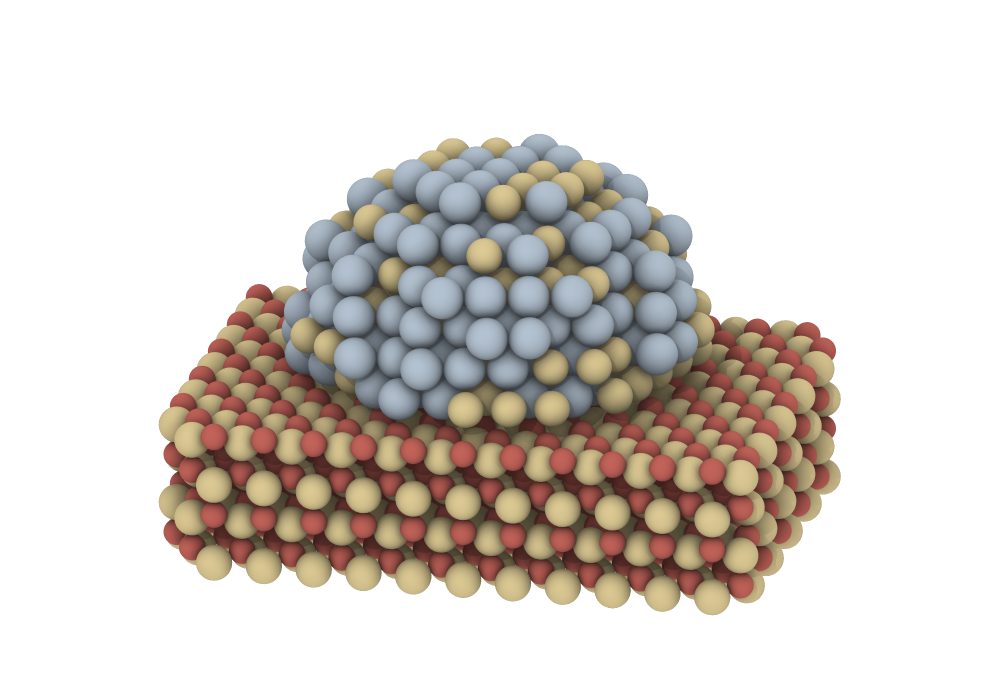
#> input picture examples/supported-nanoparticles/renders/PdZn-ZnO.png, 2000 x 1375 px (shown at 1/2 size); its folder holds 2 pictures in this run
$ python make_preview.py
#> lines starting #> are read from the running program, lines starting #| are printed output that depends on the picture
"""Compose the two existing renders at a shared scale; do not rerender or alter atoms."""
from pathlib import Path
from PIL import Image,ImageDraw,ImageFont
import matplotlib.font_manager as fm
ROOT=Path(__file__).resolve().parents[1]
ims=[Image.open(ROOT/'renders'/f'{n}-ZnO.png').convert('RGBA') for n in ['PdZn','PdCu']]
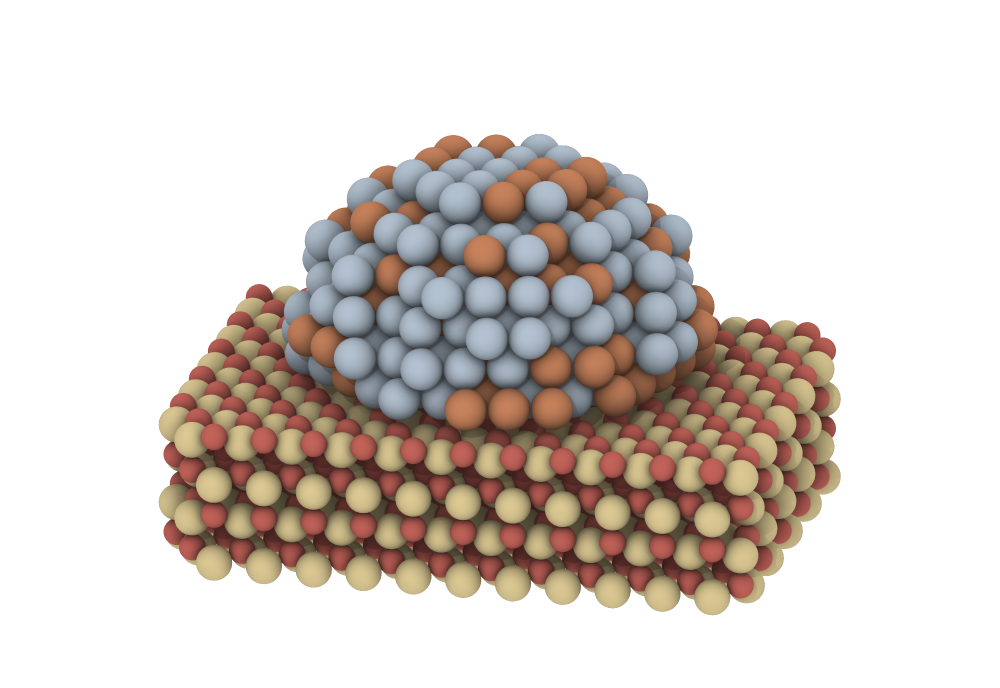
#> input picture examples/supported-nanoparticles/renders/PdCu-ZnO.png, 2000 x 1375 px (shown at 1/2 size)
#> ims = 2 items
boxes=[im.getchannel('A').getbbox() for im in ims]
#> boxes = [(317, 267, 1682, 1231), (317, 267, 1682, 1231)]
bbox=(max(0,min(b[0] for b in boxes)-48),max(0,min(b[1] for b in boxes)-48),min(ims[0].width,max(b[2] for b in boxes)+48),min(ims[0].height,max(b[3] for b in boxes)+48))
#> bbox = (269, 219, 1730, 1279)
width=780;scale=width/(bbox[2]-bbox[0]);height=round((bbox[3]-bbox[1])*scale)
#> after `scale = width / (bbox[2] - bbox[0])`: scale = 0.534
#> after `height = round((bbox[3] - bbox[1]) * scale)`: height = 566
canvas=Image.new('RGBA',(1800,1000),(249,250,250,255));d=ImageDraw.Draw(canvas)
def font(size,bold=False):return ImageFont.truetype(fm.findfont(fm.FontProperties(family='DejaVu Sans',weight='bold' if bold else 'normal')),size)
ink='#253845';muted='#62727A'
d.text((80,56),'Supported nanoparticle models',font=font(43,True),fill=ink)
d.text((80,116),'Idealized, unrelaxed structures · ASE construction · OVITO / Tachyon rendering',font=font(23),fill=muted)
for i,(im,title) in enumerate(zip(ims,['Pd–Zn particle on ZnO','Pd–Cu particle on ZnO'])):
 x=80+i*860;d.text((x,184),title,font=font(29,True),fill=ink)
 picture=im.crop(bbox).resize((width,height),Image.Resampling.LANCZOS)
 canvas.alpha_composite(picture,(x,240))
#> this loop made 2 passes
#> (title, x) on passes 1 to 2: ('Pd–Zn particle on ZnO', 80), ('Pd–Cu particle on ZnO', 940)
#> pass 1, `picture=im.crop(bbox).resize((width,height),Image.Resampling.LANCZOS)`:
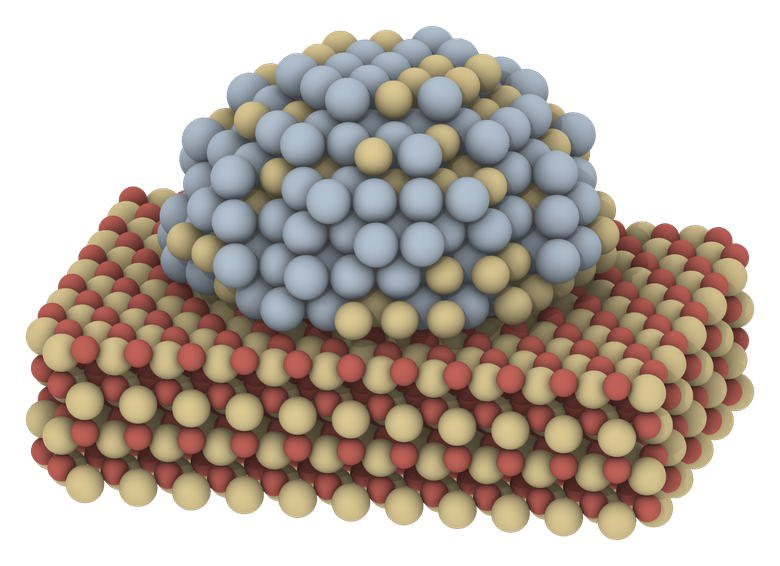
#> picture: PIL image 780x566 RGBA; mean R, G, B, A 88.8, 77.2, 67.3, 154.3; transparent parts drawn white
#> pass 2, `picture=im.crop(bbox).resize((width,height),Image.Resampling.LANCZOS)`:
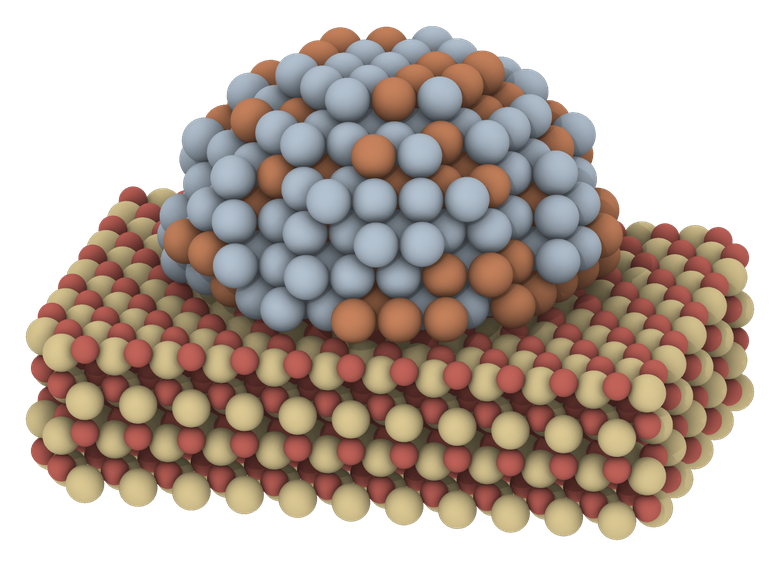
#> picture: PIL image 780x566 RGBA; mean R, G, B, A 88.8, 74.1, 64.4, 154.8; transparent parts drawn white
#> after the loop:
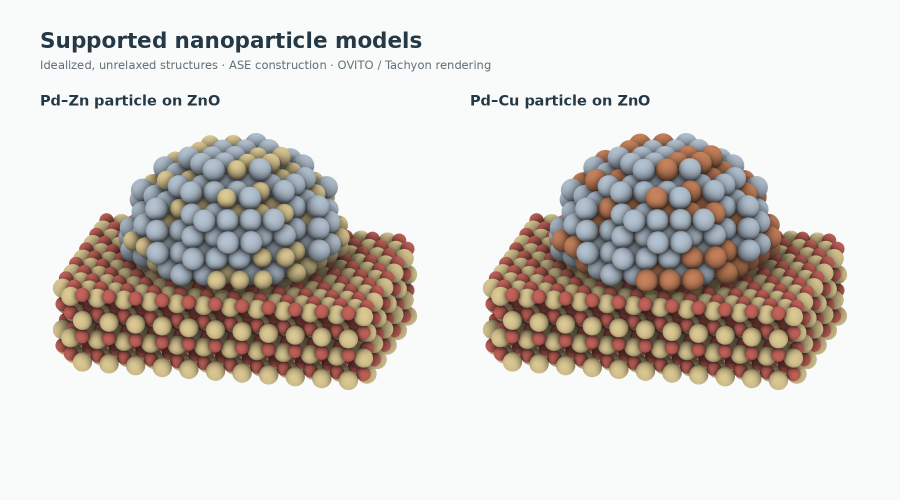
#> canvas: PIL image 1800x1000 RGBA (shown at 1/2 size); mean R, G, B, A 215.6, 210.1, 205.6, 255
d=ImageDraw.Draw(canvas)
legend_y=886
for x,(sym,color) in zip([570,750,930,1110],[('Pd','#AAB8C6'),('Zn','#D1BF8C'),('Cu','#BD7C58'),('O','#B85E55')]):
 d.ellipse((x,legend_y-8,x+24,legend_y+16),fill=color)
 d.text((x+35,legend_y-12),sym,font=font(24),fill=ink)
d.text((80,949),'Same coordinates and substitution sites. Constructed illustrations, not paper coordinates.',font=font(22),fill=muted)
canvas.convert('RGB').save(ROOT/'nanoparticles-preview.png')
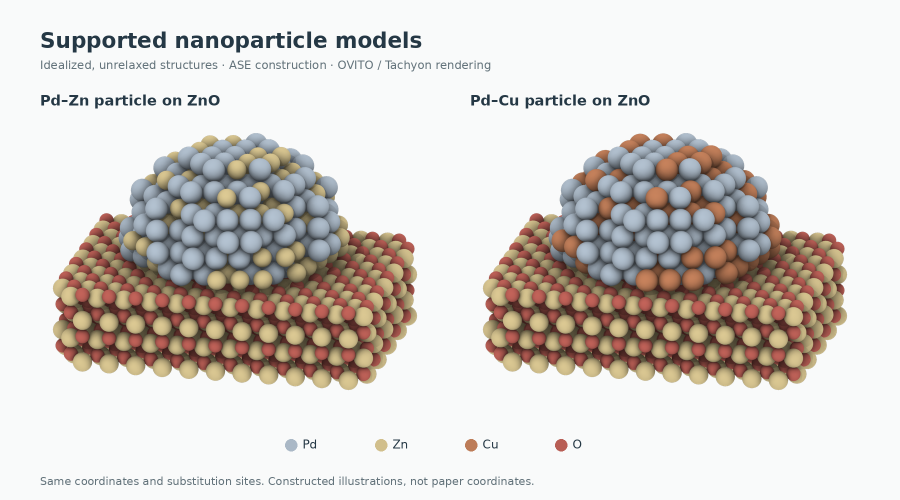
#> saved as nanoparticles-preview.png: PIL image 1800x1000 RGB (shown at 1/2 size); mean R, G, B 215.1, 209.6, 205.1
print(ROOT/'nanoparticles-preview.png')
